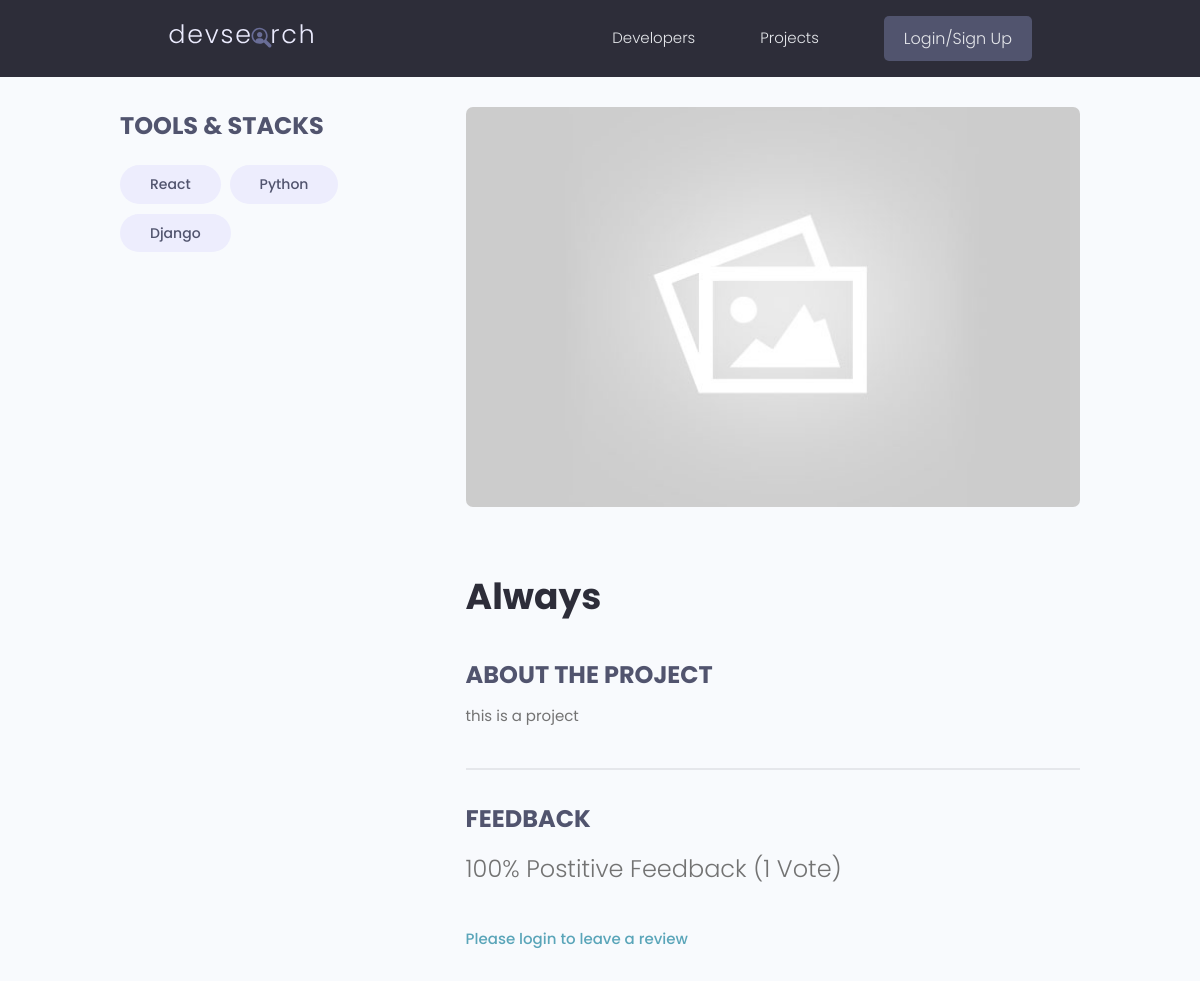
/projects/project/3a6b8dc1-a21a-4c04-a5bc-b55a631783d1/, run on an earlier commit of the app's database.
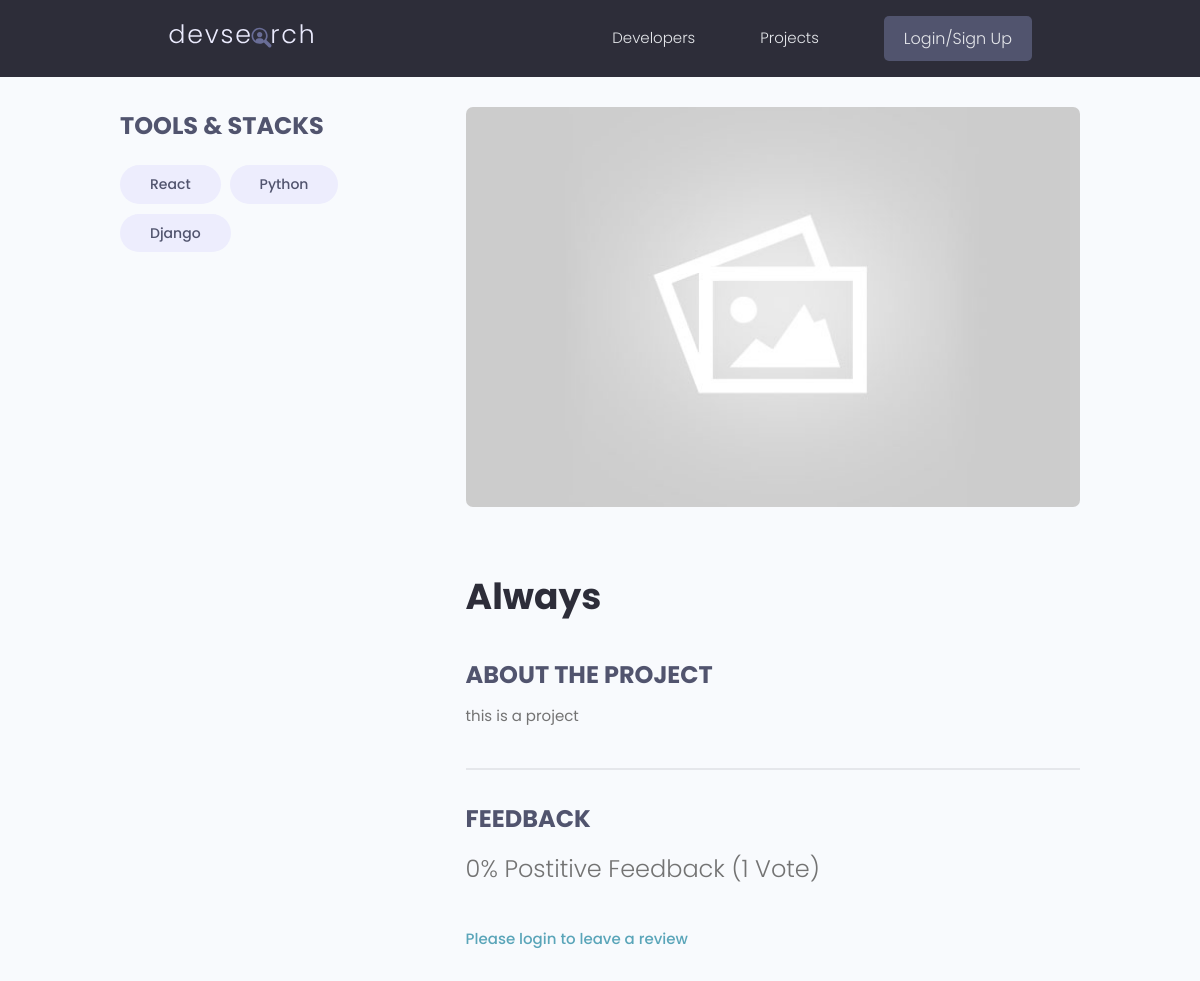
And on a later commit of the database.
### projects/models.py (models this page shows, shortened)
class Project(models.Model):
    owner = models.ForeignKey(Profile, null=True, blank=True, on_delete=models.SET_NULL)
    title = models.CharField(max_length=200)
    description = models.TextField(null=True, blank=True)
    featured_image = models.ImageField(null=True, blank=True, default="default.jpg")
    demo_link = models.CharField(max_length=2000, null=True, blank=True)
    source_link = models.CharField(max_length=2000, null=True, blank=True)
    tags = models.ManyToManyField('Tag', blank=True)
    vote_total = models.IntegerField(default=0, null=True, blank=True)
    vote_ratio = models.IntegerField(default=0, null=True, blank=True)
    created = models.DateTimeField(auto_now_add=True)
    id = models.UUIDField(default=uuid.uuid4, unique=True,
                          primary_key=True, editable=False)
    class Meta:
        ordering = ['-vote_ratio', '-vote_total']
    @property
    def reviewers(self):
        quesryset = self.review_set.all().values_list('owner__id', flat=True)
        return quesryset

### projects/views.py (the view, shortened to what this page needs)
# urls.py: path('project/<str:pk>/', views.project, name="project"),
def project(request, pk):
    projectObj = Project.objects.get(id=pk)
    form = ReviewForm()
    return render(request, 'projects/single-project.html', {'project':projectObj, 'form':form})

### projects/models.py (called while the page is built)
    def __str__(self):
        return self.name

### projects/templates/projects/single-project.html (shortened to what this page needs)
{% extends 'main.html' %} {% block content %}
  <main class="singleProject my-md">
    <div class="container">
      <div class="layout">
        <div class="column column--1of3">
          <h3 class="singleProject__subtitle">Tools & Stacks</h3>
          <div class="singleProject__toolStack">
            {% for tag in project.tags.all %}
            <span class="tag tag--pill tag--sub tag--lg">
              <small>{{tag}}</small>
            </span>
            {% endfor %}
          </div>
        </div>
        <div class="column column--2of3">
          <img class="singleProject__preview" src="{{ project.featured_image.url }}" alt="portfolio thumbnail" />
          <h2 class="singleProject__title">{{project.title}}</h2>
          <h3 class="singleProject__subtitle">About the Project</h3>
          <div class="singleProject__info">
            {{project.description}}
          </div>
          <div class="comments">
            <h3 class="singleProject__subtitle">Feedback</h3>
            <h5 class="project--rating">
              {{project.vote_ratio}}% Postitive Feedback ({{project.vote_total}} Vote{{project.vote_total|pluralize:"s"}})
            </h5>
            {% if request.user.profile.id in project.reviewers %}
              <p>You have already submitted your review for this project</p>
            {% elif request.user.profile == project.owner %}
              <p>You can not reviw your own work</p>
            {% else %}
              <a href="{% url 'login' %}?next={{request.path}}">Please login to leave a review</a>
            {% endif %}
          </div>
        </div>
      </div>
    </div>
  </main>
{% endblock content %}

What changed in the data, as far as the page shows it:
changed Project "Always": vote_ratio "100" → "0"
